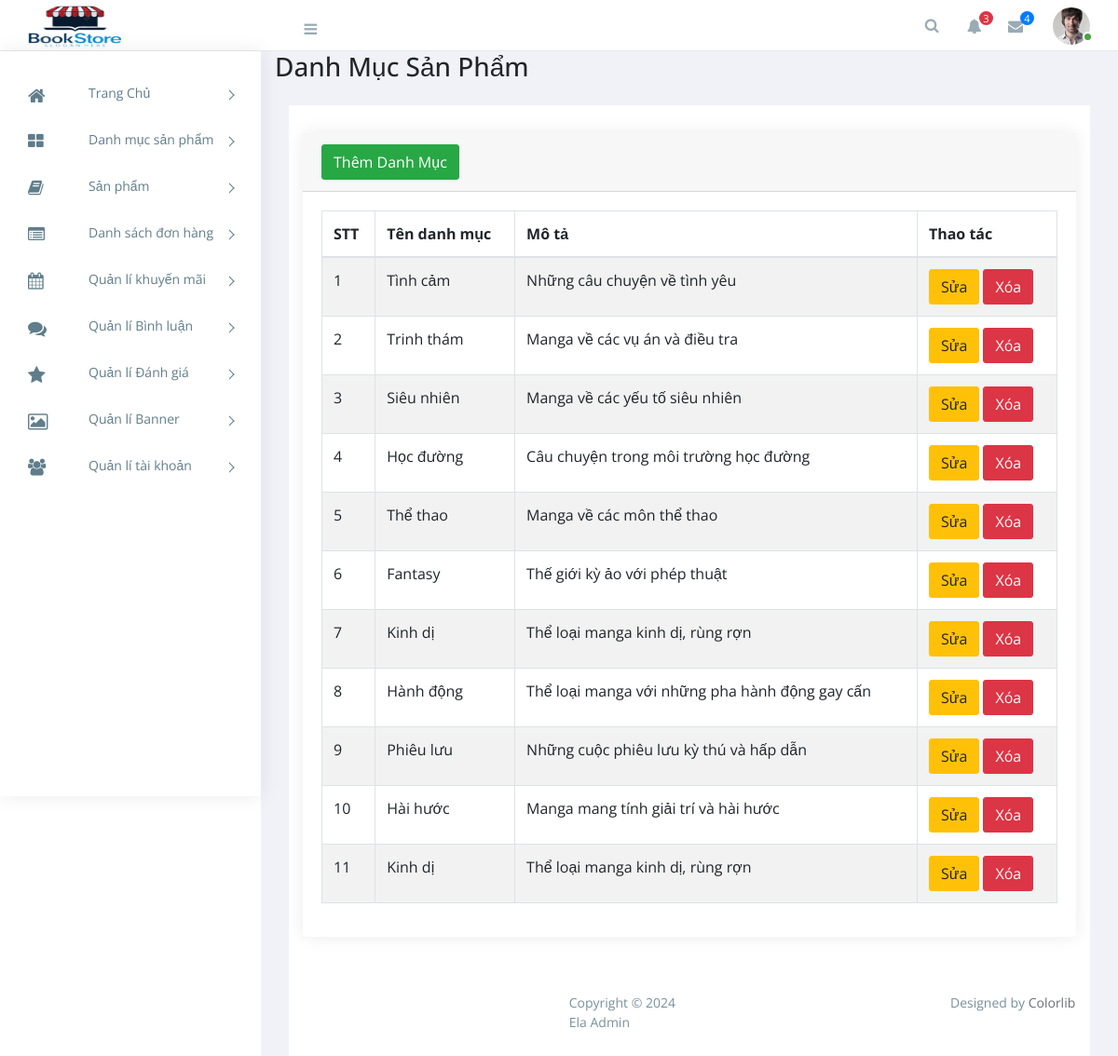
/admin/index.php?act=listdm, run on an earlier commit of the app's database.
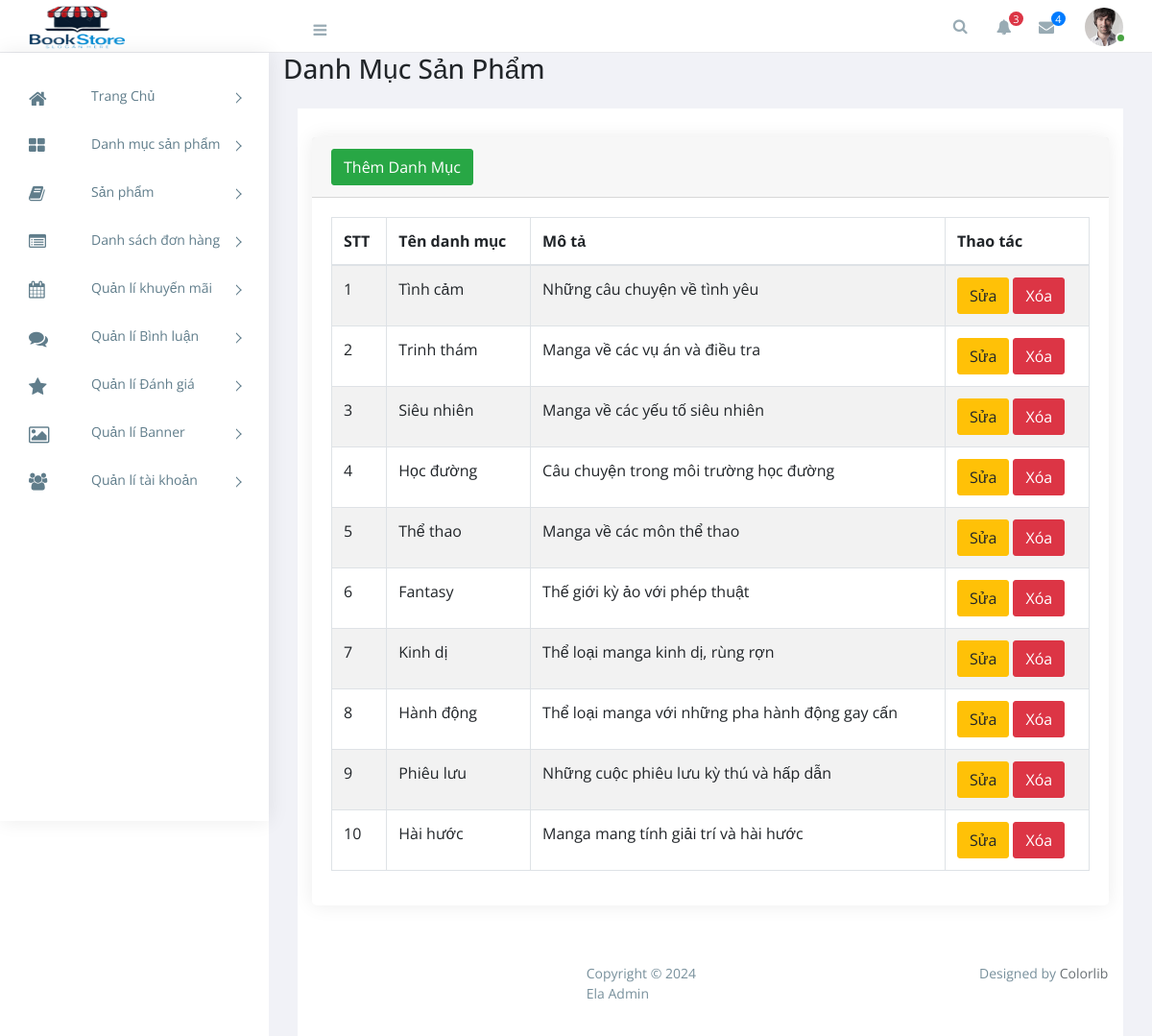
And on a later commit of the database.
### tables this page shows
CREATE TABLE `categories` (
  `id` int NOT NULL,
  `name` varchar(255) NOT NULL,
  `description` text,
  `created_at` timestamp NULL DEFAULT CURRENT_TIMESTAMP,
  `updated_at` timestamp NULL DEFAULT CURRENT_TIMESTAMP ON UPDATE CURRENT_TIMESTAMP
);

### admin/controllers/DanhMucController.php (called while the page is built, shortened)
<?php
require_once '../commons/core.php';
class DanhMucController
{
    public $modelDanhmuc;
    public function __construct()
    {
        $this->modelDanhmuc = new DanhMuc();
    }
    public function danhSachDanhMuc()
    {
        $listDanhMuc = $this->modelDanhmuc->getAllDanhMuc();
        require_once './views/danhmuc/listdm.php';
    }
}

### commons/core.php (called while the page is built, shortened)
<?php
function connectDB() {
    $host = DB_HOST;
    $port = DB_PORT;
    $dbname = DB_NAME;
    try {
        $conn = new PDO("mysql:host=$host;port=$port;dbname=$dbname", DB_USERNAME, DB_PASSWORD);
        $conn->setAttribute(PDO::ATTR_ERRMODE, PDO::ERRMODE_EXCEPTION);
        $conn->setAttribute(PDO::ATTR_DEFAULT_FETCH_MODE, PDO::FETCH_ASSOC);
        return $conn;
    } catch (PDOException $e) {
        echo ("Connection failed: " . $e->getMessage());
    }
}
?>

### admin/models/DanhMuc.php (called while the page is built, shortened)
<?php
class DanhMuc
{
    public  $conn;
    public function __construct()
    {
        $this->conn = connectDB();
    }
    public function getAllDanhMuc()
    {
        try {
            $sql = "SELECT * FROM categories";
            $stmt = $this->conn->prepare($sql);
            $stmt->execute();
            return $stmt->fetchAll();
        } catch (Exception $e) {
            echo "lỗi" . $e->getMessage();
        }
    }
}

### admin/views/danhmuc/listdm.php (the view, shortened to what this page needs)
<div class="container-fluid">
  <section class="content-header">
    <div class="row mb-4">
      <div class="col-md-6">
        <h3>Danh Mục Sản Phẩm</h3>
      </div>
    </div>
  </section>
  <section class="content">
    <div class="row">
      <div class="col-12">
        <div class="card">
          <div class="card-header">
            <a href="<?= BASE_URL_ADMIN . '?act=form-them-danh-muc' ?>">
              <button class="btn btn-success">Thêm Danh Mục</button>
            </a>
          </div>
          <div class="card-body">
            <div class="table-responsive">
              <table class="table table-bordered table-striped">
                <thead>
                  <tr>
                    <th scope="col">STT</th>
                    <th scope="col">Tên danh mục</th>
                    <th scope="col">Mô tả</th>
                    <th scope="col">Thao tác</th>
                  </tr>
                </thead>
                <tbody>
                  <?php foreach ($listDanhMuc as $key => $danhMuc) : ?>
                    <tr>
                      <td><?= $key + 1 ?></td>
                      <td><?= htmlspecialchars($danhMuc['name'], ENT_QUOTES, 'UTF-8') ?></td>
                      <td><?= htmlspecialchars($danhMuc['description'], ENT_QUOTES, 'UTF-8') ?></td>
                      <td>
                        <a href="<?= BASE_URL_ADMIN . '?act=form-sua-danh-muc&id=' . $danhMuc['id'] ?>">
                          <button class="btn btn-warning">Sửa</button>
                        </a>
                        <a href="<?= BASE_URL_ADMIN . '?act=xoa-danh-muc&id=' . $danhMuc['id'] ?>"
                          onclick="return confirm('Bạn có đồng ý xóa hay không?')">
                          <button class="btn btn-danger">Xóa</button>
                        </a>
                      </td>
                    </tr>
                  <?php endforeach ?>
                </tbody>
              </table>
            </div>
          </div>
        </div>
      </div>
    </div>
  </section>
</div>

What changed in the data, as far as the page shows it:
removed categories: name "Kinh dị", description "Thể loại manga kinh dị, rùng rợn"
